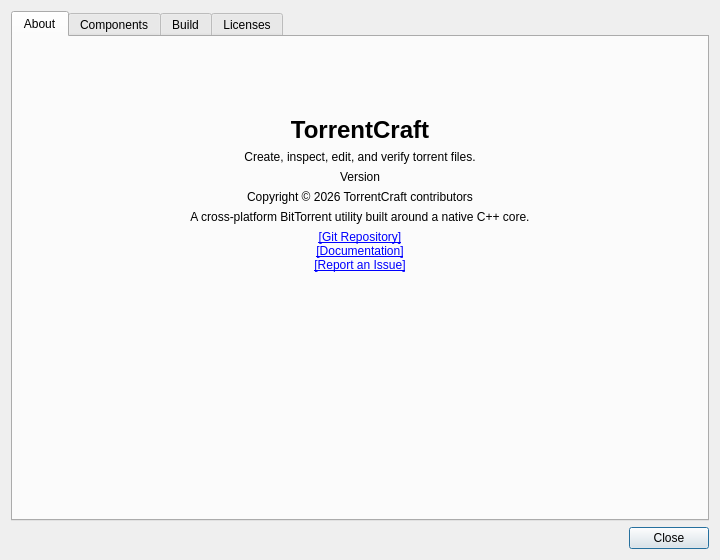
<?xml version="1.0" encoding="UTF-8"?>
<ui version="4.0">
 <class>AboutDialog</class>
 <widget class="QDialog" name="AboutDialog">
  <property name="geometry">
   <rect>
    <x>0</x>
    <y>0</y>
    <width>720</width>
    <height>560</height>
   </rect>
  </property>
  <property name="minimumSize">
   <size>
    <width>600</width>
    <height>460</height>
   </size>
  </property>
  <property name="windowTitle">
   <string>About TorrentCraft</string>
  </property>
  <layout class="QVBoxLayout" name="vboxAboutDialog">
   <item>
    <widget class="QTabWidget" name="tabAboutDialog">
     <property name="currentIndex">
      <number>0</number>
     </property>
     <widget class="QWidget" name="tabAbout">
      <attribute name="title">
       <string>About</string>
      </attribute>
      <layout class="QVBoxLayout" name="vboxAbout">
       <item>
        <widget class="QLabel" name="logo">
         <property name="minimumSize">
          <size>
           <width>0</width>
           <height>64</height>
          </size>
         </property>
         <property name="styleSheet">
          <string notr="true">color: gray;</string>
         </property>
         <property name="text">
          <string/>
         </property>
         <property name="alignment">
          <set>Qt::AlignCenter</set>
         </property>
         <property name="accessibleName">
          <string>Application logo</string>
         </property>
        </widget>
       </item>
       <item>
        <widget class="QLabel" name="applicationName">
         <property name="font">
          <font>
           <pointsize>18</pointsize>
           <bold>true</bold>
          </font>
         </property>
         <property name="text">
          <string>TorrentCraft</string>
         </property>
         <property name="alignment">
          <set>Qt::AlignCenter</set>
         </property>
        </widget>
       </item>
       <item>
        <widget class="QLabel" name="tagline">
         <property name="text">
          <string>Create, inspect, edit, and verify torrent files.</string>
         </property>
         <property name="wordWrap">
          <bool>true</bool>
         </property>
         <property name="alignment">
          <set>Qt::AlignCenter</set>
         </property>
        </widget>
       </item>
       <item>
        <widget class="QLabel" name="version">
         <property name="text">
          <string>Version</string>
         </property>
         <property name="alignment">
          <set>Qt::AlignCenter</set>
         </property>
         <property name="accessibleName">
          <string>Application version</string>
         </property>
        </widget>
       </item>
       <item>
        <widget class="QLabel" name="copyright">
         <property name="text">
          <string>Copyright © 2026 TorrentCraft contributors</string>
         </property>
         <property name="alignment">
          <set>Qt::AlignCenter</set>
         </property>
        </widget>
       </item>
       <item>
        <widget class="QLabel" name="description">
         <property name="text">
          <string>A cross-platform BitTorrent utility built around a native C++ core.</string>
         </property>
         <property name="wordWrap">
          <bool>true</bool>
         </property>
         <property name="alignment">
          <set>Qt::AlignCenter</set>
         </property>
        </widget>
       </item>
       <item>
        <widget class="QLabel" name="projectLinks">
         <property name="text">
          <string>&lt;a href="https://github.com/amefs/TorrentCraft"&gt;[Git Repository]&lt;/a&gt;&lt;br/&gt;&lt;a href="https://github.com/amefs/TorrentCraft#readme"&gt;[Documentation]&lt;/a&gt;&lt;br/&gt;&lt;a href="https://github.com/amefs/TorrentCraft/issues"&gt;[Report an Issue]&lt;/a&gt;</string>
         </property>
         <property name="openExternalLinks">
          <bool>true</bool>
         </property>
         <property name="alignment">
          <set>Qt::AlignCenter</set>
         </property>
         <property name="accessibleName">
          <string>Project links</string>
         </property>
        </widget>
       </item>
       <item>
        <spacer name="spcAboutBottom">
         <property name="orientation">
          <enum>Qt::Vertical</enum>
         </property>
         <property name="sizeHint" stdset="0">
          <size>
           <width>20</width>
           <height>20</height>
          </size>
         </property>
        </spacer>
       </item>
      </layout>
     </widget>
     <widget class="QWidget" name="tabComponents">
      <attribute name="title">
       <string>Components</string>
      </attribute>
      <layout class="QVBoxLayout" name="vboxComponents">
       <item>
        <widget class="QTreeWidget" name="treeComponents">
         <property name="editTriggers">
          <set>QAbstractItemView::NoEditTriggers</set>
         </property>
         <property name="sortingEnabled">
          <bool>true</bool>
         </property>
         <property name="accessibleName">
          <string>Application components</string>
         </property>
         <column>
          <property name="text">
           <string>Component</string>
          </property>
         </column>
         <column>
          <property name="text">
           <string>Version</string>
          </property>
         </column>
         <column>
          <property name="text">
           <string>License</string>
          </property>
         </column>
        </widget>
       </item>
      </layout>
     </widget>
     <widget class="QWidget" name="tabBuild">
      <attribute name="title">
       <string>Build</string>
      </attribute>
      <layout class="QVBoxLayout" name="vboxBuild">
       <item>
        <widget class="QTreeWidget" name="treeBuildInfo">
         <property name="editTriggers">
          <set>QAbstractItemView::NoEditTriggers</set>
         </property>
         <property name="accessibleName">
          <string>Build information</string>
         </property>
         <column>
          <property name="text">
           <string>Property</string>
          </property>
         </column>
         <column>
          <property name="text">
           <string>Value</string>
          </property>
         </column>
         <item>
          <property name="text">
           <string>Version</string>
          </property>
          <property name="text">
           <string>1.0.0</string>
          </property>
         </item>
         <item>
          <property name="text">
           <string>Git Commit</string>
          </property>
          <property name="text">
           <string>73b12e2</string>
          </property>
         </item>
         <item>
          <property name="text">
           <string>Git Branch</string>
          </property>
          <property name="text">
           <string>feature/domain-model-foundation</string>
          </property>
         </item>
         <item>
          <property name="text">
           <string>Build Date</string>
          </property>
          <property name="text">
           <string>2026-08-16</string>
          </property>
         </item>
         <item>
          <property name="text">
           <string>Build Type</string>
          </property>
          <property name="text">
           <string>Release</string>
          </property>
         </item>
         <item>
          <property name="text">
           <string>Platform</string>
          </property>
          <property name="text">
           <string>Linux (Ubuntu 24.04)</string>
          </property>
         </item>
         <item>
          <property name="text">
           <string>Architecture</string>
          </property>
          <property name="text">
           <string>x86_64</string>
          </property>
         </item>
         <item>
          <property name="text">
           <string>Compiler</string>
          </property>
          <property name="text">
           <string>Clang 16</string>
          </property>
         </item>
         <item>
          <property name="text">
           <string>C++ Standard</string>
          </property>
          <property name="text">
           <string>C++17</string>
          </property>
         </item>
         <item>
          <property name="text">
           <string>Qt Version</string>
          </property>
          <property name="text">
           <string>6.x</string>
          </property>
         </item>
         <item>
          <property name="text">
           <string>libtorrent Version</string>
          </property>
          <property name="text">
           <string>2.0.12</string>
          </property>
         </item>
         <item>
          <property name="text">
           <string>Build System</string>
          </property>
          <property name="text">
           <string>CMake</string>
          </property>
         </item>
         <item>
          <property name="text">
           <string>Generator</string>
          </property>
          <property name="text">
           <string>Ninja</string>
          </property>
         </item>
         <item>
          <property name="text">
           <string>Package Manager</string>
          </property>
          <property name="text">
           <string>vcpkg</string>
          </property>
         </item>
         <item>
          <property name="text">
           <string>vcpkg Commit</string>
          </property>
          <property name="text">
           <string>d92484ed3c5020c6679d095ad3e5add907887b62</string>
          </property>
         </item>
        </widget>
       </item>
      </layout>
     </widget>
     <widget class="QWidget" name="tabLicenses">
      <attribute name="title">
       <string>Licenses</string>
      </attribute>
      <layout class="QVBoxLayout" name="vboxLicenses">
       <item>
        <widget class="QTreeWidget" name="treeLicenses">
         <property name="editTriggers">
          <set>QAbstractItemView::NoEditTriggers</set>
         </property>
         <property name="selectionBehavior">
          <enum>QAbstractItemView::SelectRows</enum>
         </property>
         <property name="sortingEnabled">
          <bool>true</bool>
         </property>
         <property name="accessibleName">
          <string>Open source licenses</string>
         </property>
         <column>
          <property name="text">
           <string>Library</string>
          </property>
         </column>
         <column>
          <property name="text">
           <string>License</string>
          </property>
         </column>
         <item>
          <property name="text">
           <string>Qt</string>
          </property>
          <property name="text">
           <string>LGPL-3.0</string>
          </property>
         </item>
         <item>
          <property name="text">
           <string>libtorrent</string>
          </property>
          <property name="text">
           <string>BSD-3-Clause</string>
          </property>
         </item>
         <item>
          <property name="text">
           <string>nlohmann/json</string>
          </property>
          <property name="text">
           <string>MIT</string>
          </property>
         </item>
         <item>
          <property name="text">
           <string>indicators</string>
          </property>
          <property name="text">
           <string>MIT</string>
          </property>
         </item>
         <item>
          <property name="text">
           <string>OpenSSL</string>
          </property>
          <property name="text">
           <string>Apache-2.0</string>
          </property>
         </item>
         <item>
          <property name="text">
           <string>Boost</string>
          </property>
          <property name="text">
           <string>BSL-1.0</string>
          </property>
         </item>
         <item>
          <property name="text">
           <string>Catch2</string>
          </property>
          <property name="text">
           <string>BSL-1.0</string>
          </property>
         </item>
        </widget>
       </item>
       <item>
        <layout class="QHBoxLayout" name="hboxLicenseActions">
         <item>
          <spacer name="spcLicenseActions">
           <property name="orientation">
            <enum>Qt::Horizontal</enum>
           </property>
           <property name="sizeHint" stdset="0">
            <size>
             <width>40</width>
             <height>20</height>
            </size>
           </property>
          </spacer>
         </item>
         <item>
          <widget class="QPushButton" name="btnViewLicense">
           <property name="text">
            <string>View License...</string>
           </property>
          </widget>
         </item>
        </layout>
       </item>
      </layout>
     </widget>
    </widget>
   </item>
   <item>
    <layout class="QHBoxLayout" name="hboxAboutButtons">
     <item>
      <spacer name="spcAboutButtons">
       <property name="orientation">
        <enum>Qt::Horizontal</enum>
       </property>
       <property name="sizeHint" stdset="0">
        <size>
         <width>40</width>
         <height>20</height>
        </size>
       </property>
      </spacer>
     </item>
     <item>
      <widget class="QPushButton" name="btnClose">
       <property name="text">
        <string>Close</string>
       </property>
       <property name="default">
        <bool>true</bool>
       </property>
      </widget>
     </item>
    </layout>
   </item>
  </layout>
 </widget>
 <resources/>
 <connections/>
</ui>
